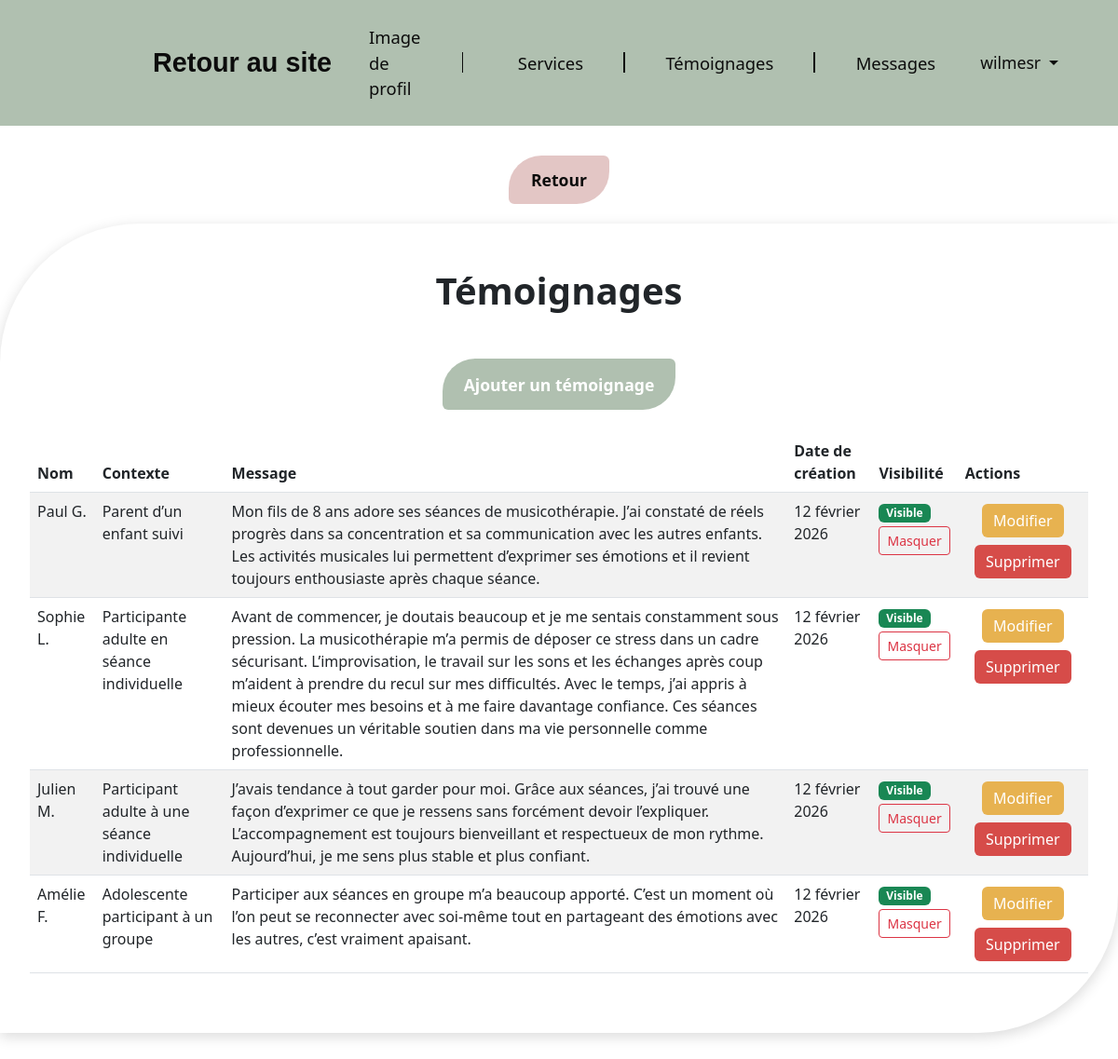
The app's page /admin/temoignages.php (signed in) with its own data.
### tables this page shows
CREATE TABLE IF NOT EXISTS `temoignages` (
  `id` int NOT NULL AUTO_INCREMENT,
  `nom` varchar(100) NOT NULL,
  `contexte` varchar(255) NOT NULL,
  `texte` text NOT NULL,
  `date` date NOT NULL,
  `visible` tinyint NOT NULL DEFAULT '1',
  PRIMARY KEY (`id`)
);

### admin/temoignages.php (the view, shortened to what this page needs)
<?php
require "../connexion.php";
$limit = 5;
$pg = isset($_GET['page']) ? intval($_GET['page']) : 1;
$offset = ($pg - 1) * $limit;
?>
<!DOCTYPE html>
<html lang="fr">
<head>
    <link rel="stylesheet" href="../bootstrap/css/bootstrap.min.css">
    <link rel="stylesheet" href="admin.css">
</head>
<body class="admin-page">
<?php include("partials/header.php"); ?>
<div class="text-center mb-3">
    <a href="dashboard.php" class="btn btn-retour">Retour</a>
</div>
<div class="zone-centrage-services">
    <div class="conteneur-services">
        <h1 class="titre-services">Témoignages</h1>
        <div class="text-center mt-4">
            <a href="addTemoignage.php" class="btn bouton-connexion">Ajouter un témoignage</a>
        </div>
        <table class="table table-striped">
            <thead>
                <tr>
                    <th>Nom</th>
                    <th>Contexte</th>
                    <th>Message</th>
                    <th>Date de création</th>
                    <th>Visibilité</th>
                    <th>Actions</th>
                </tr>
            </thead>
            <tbody>
            <?php
            $req = $bdd->prepare("SELECT * FROM temoignages ORDER BY id ASC LIMIT :offset, :limit");
            $req->bindValue(':offset', $offset, PDO::PARAM_INT);
            $req->bindValue(':limit', $limit, PDO::PARAM_INT);
            $req->execute();
            while($don = $req->fetch()) {
                echo "<tr>";
                echo "<td>".htmlspecialchars($don['nom'])."</td>";
                echo "<td>".htmlspecialchars($don['contexte'])."</td>";
                echo "<td>".nl2br(htmlspecialchars($don['texte']))."</td>";
                $fmt = new IntlDateFormatter('fr_FR', IntlDateFormatter::LONG, IntlDateFormatter::NONE);
                $fmt->setPattern('d MMMM yyyy');
                $dateObj = new DateTime($don['date']);
                echo "<td>".$fmt->format($dateObj)."</td>";
                echo "<td>";
                if($don['visible']) {
                    echo "<span class='badge bg-success'>Visible</span><br>";
                    echo "<a href='temoignages.php?toggle=".$don['id']."' class='btn btn-sm btn-outline-danger mt-1'>Masquer</a>";
                } else {
                    echo "<span class='badge bg-danger'>Masqué</span><br>";
                    echo "<a href='temoignages.php?toggle=".$don['id']."' class='btn btn-sm btn-outline-success mt-1'>Afficher</a>";
                }
                echo "</td>";
                echo "<td class='text-center'>";
                echo "<a href='updateTemoignage.php?id=".$don['id']."' class='btn btn-service-modifier m-1'>Modifier</a>";
                echo "<a href='temoignages.php?delete=".$don['id']."' class='btn btn-service-supprimer m-1' onclick='return confirm(\"Voulez-vous vraiment supprimer ce témoignage ?\")'>Supprimer</a>";
                echo "</td>";
                echo "</tr>";
            }
            ?>
            </tbody>
        </table>
    </div>
</div>
</body>
</html>

### admin/admin.css (style rules this page uses)
.bouton-connexion { background-color:#b0c0b0;color:#fff;border:none;border-top-left-radius:2rem;border-bottom-right-radius:2rem;font-weight:600;min-height:3.5rem;width:90%;max-width:250px;margin-top:1em;transition:background-color .15s ease,transform .15s ease }
.zone-centrage-services { display:flex;justify-content:center;align-items:flex-start;padding-top:5vh;padding-bottom:3rem;width:100% }
.conteneur-services { background-color:#fff;padding:3rem 2rem;border-top-left-radius:9.375rem;border-bottom-right-radius:9.375rem;width:100%;max-width:93.75rem;box-shadow:0 4px 15px rgba(0,0,0,.15) }
.btn-retour { display:inline-block;padding:.8rem 1.5rem;font-size:1.1rem;background-color:rgba(216,174,173,.7);color:#0c0c0c;font-weight:600;text-decoration:none;border:none;border-top-left-radius:2.188rem;border-bottom-right-radius:2.188rem;transition:background-color .15s ease,transform .15s ease;margin-top:2rem;margin-bottom:-2em;text-align:center }
.bouton-connexion { display:inline-flex;align-items:center;justify-content:center;padding:.75rem 1.2rem;font-size:1.1rem;background-color:#b0c0b0;color:#fff;font-weight:600;border:none;border-top-left-radius:2.188rem;border-bottom-right-radius:2.188rem;min-height:3.438rem;width:100%;max-width:15.625rem;margin-top:1em;margin-bottom:1.5rem;transition:background-color .15s ease,transform .15s ease }
.btn-service-modifier { border:none;background-color:#e7b250;color:#fff;transition:background-color .15s ease,transform .15s ease }
.btn-service-supprimer { border:none;background-color:#d64c49;color:#fff;transition:background-color .15s ease,transform .15s ease }
.titre-services { font-size:2.5rem;font-weight:600;text-align:center;margin-bottom:2rem }

### records on screen
temoignages: nom "Paul G.", contexte "Parent d’un enfant suivi", texte "Mon fils de 8 ans adore ses séances de musicothérapie. J’ai constaté de réels progrès dans sa concentration et sa communication avec les autres enfants. Les activités musicales lui permettent d’exprimer ses émotions et il revient toujours enthousiaste après chaque séance.", date "12 février 2026"
temoignages: nom "Sophie L.", contexte "Participante adulte en séance individuelle", texte "Avant de commencer, je doutais beaucoup et je me sentais constamment sous pression. La musicothérapie m’a permis de déposer ce stress dans un cadre sécurisant. L’improvisation, le travail sur les sons et les échanges après coup m’aident à prendre du recul sur mes difficultés. Avec le temps, j’ai appris à mieux écouter mes besoins et à me faire davantage confiance. Ces séances sont devenues un véritable soutien dans ma vie personnelle comme professionnelle.", date "12 février 2026"
temoignages: nom "Julien M.", contexte "Participant adulte à une séance individuelle", texte "J’avais tendance à tout garder pour moi. Grâce aux séances, j’ai trouvé une façon d’exprimer ce que je ressens sans forcément devoir l’expliquer. L’accompagnement est toujours bienveillant et respectueux de mon rythme. Aujourd’hui, je me sens plus stable et plus confiant.", date "12 février 2026"
temoignages: nom "Amélie F.", contexte "Adolescente participant à un groupe", texte "Participer aux séances en groupe m’a beaucoup apporté. C’est un moment où l’on peut se reconnecter avec soi-même tout en partageant des émotions avec les autres, c’est vraiment apaisant.", date "12 février 2026"

### other values on screen
$_SESSION['login'] "wilmesr"
